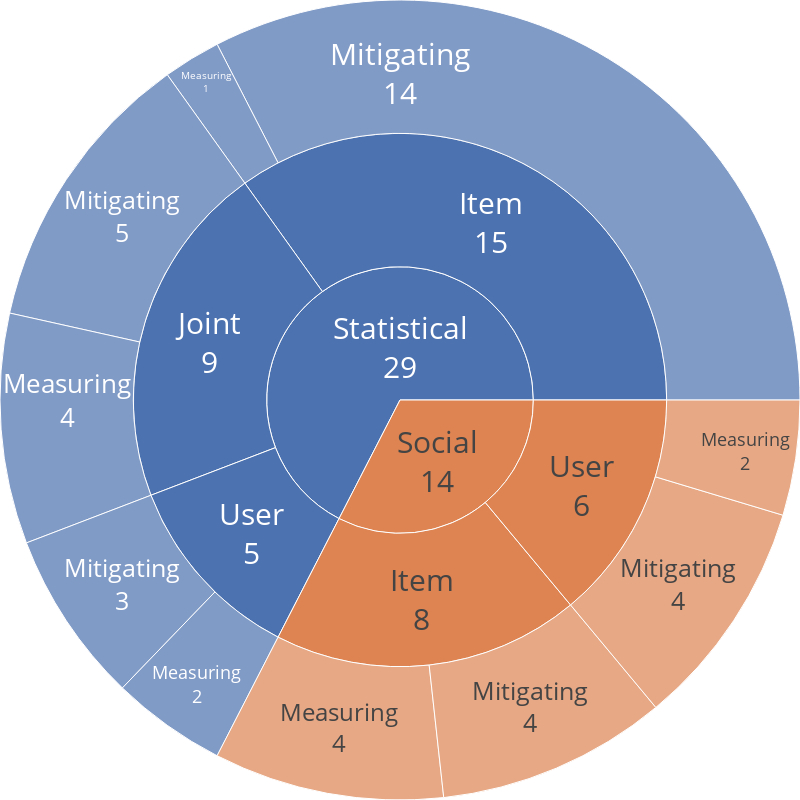

Notebook source saved alongside this figure:
### Code cell
# plotly express figure
fig = px.sunburst(result, path=["Bias_type_reput", "Bias_perspective_reput", "Action"], values='Counts')
# fig.show()


# # plotly graph_objects figure
# fig =go.Figure(go.Sunburst(
#                 labels=fig1['data'][0]['labels'].tolist(),
#                 parents=fig1['data'][0]['parents'].tolist(),
#                 values = fig1['data'][0]['values'].tolist(),
#                 insidetextorientation='radial',
#                 branchvalues="total"),
                
#                 )
fig.update_layout(
    margin = dict(t=0, l=0, r=0, b=0),
)
# fig.update_layout(uniformtext=dict(minsize=1, mode='hide'),
#                    template = 'seaborn')



# fig.update_layout(
#     title=dict(text="Type of bias and action", font=dict(size=30), automargin=True, yref='paper', y=0)
# )



fig.update_layout(
   width=800, height=800
)
fig.update_traces(hoverinfo = 'label+percent parent', textinfo = 'label+value')
fig.update_traces(textfont=dict(size=30))


fig.update_traces(insidetextorientation='horizontal')
fig.show()


fig.write_image(save_loc+"per_bias.png")

### Figure 1 — Plotly figure (JSON) as saved in the notebook; plotly's stock layout.template omitted (floating-point values rounded to 4 significant figures)
{"data": [{"branchvalues": "total", "domain": {"x": [0, 1], "y": [0, 1]}, "hoverinfo": "label+percent parent", "hovertemplate": "labels=%{label}<br>Counts=%{value}<br>parent=%{parent}<br>id=%{id}<extra></extra>", "ids": ["Social/Item/Measuring", "Statistical/Item/Measuring", "Statistical/Joint/Measuring", "Social/User/Measuring", "Statistical/User/Measuring", "Social/Item/Mitigating", "Statistical/Item/Mitigating", "Statistical/Joint/Mitigating", "Social/User/Mitigating", "Statistical/User/Mitigating", "Social/Item", "Statistical/Item", "Statistical/Joint", "Social/User", "Statistical/User", "Social", "Statistical"], "insidetextorientation": "horizontal", "labels": ["Measuring", "Measuring", "Measuring", "Measuring", "Measuring", "Mitigating", "Mitigating", "Mitigating", "Mitigating", "Mitigating", "Item", "Item", "Joint", "User", "User", "Social", "Statistical"], "name": "", "parents": ["Social/Item", "Statistical/Item", "Statistical/Joint", "Social/User", "Statistical/User", "Social/Item", "Statistical/Item", "Statistical/Joint", "Social/User", "Statistical/User", "Social", "Statistical", "Statistical", "Social", "Statistical", "", ""], "textfont": {"size": 30}, "textinfo": "label+value", "type": "sunburst", "values": [4.0, 1.0, 4.0, 2.0, 2.0, 4.0, 14.0, 5.0, 4.0, 3.0, 8.0, 15.0, 9.0, 6.0, 5.0, 14.0, 29.0]}], "layout": {"height": 800, "legend": {"tracegroupgap": 0}, "margin": {"b": 0, "l": 0, "r": 0, "t": 0}, "width": 800}}
